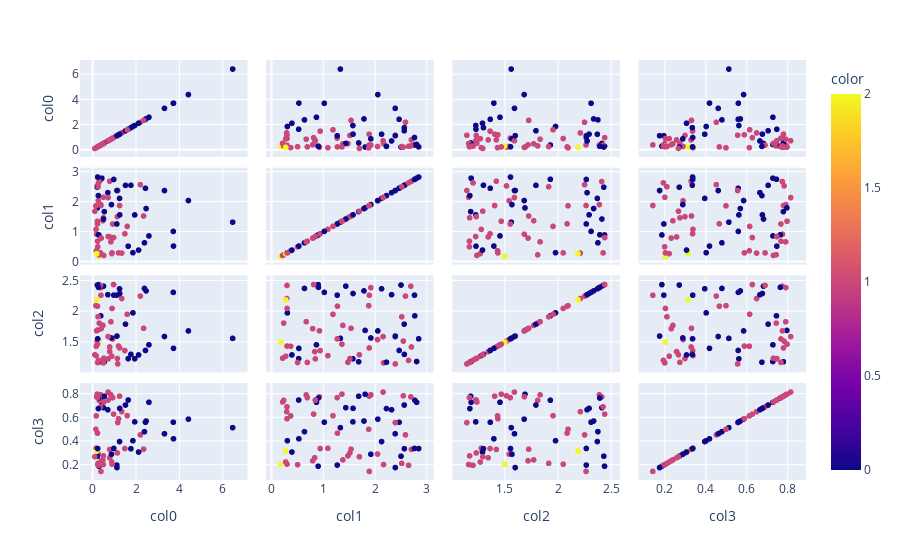

The cell this chart's notebook holds for it:
### Code cell
px.scatter_matrix(train_df.groupby(mpd.predict_cluster(train_df)).mean(), dimensions=["col0", "col1", "col2", "col3"], color = np.apply_along_axis(mpd.p_of_cluster, 0, np.arange(np.max(mpd.cluster_labels_)+1)))
